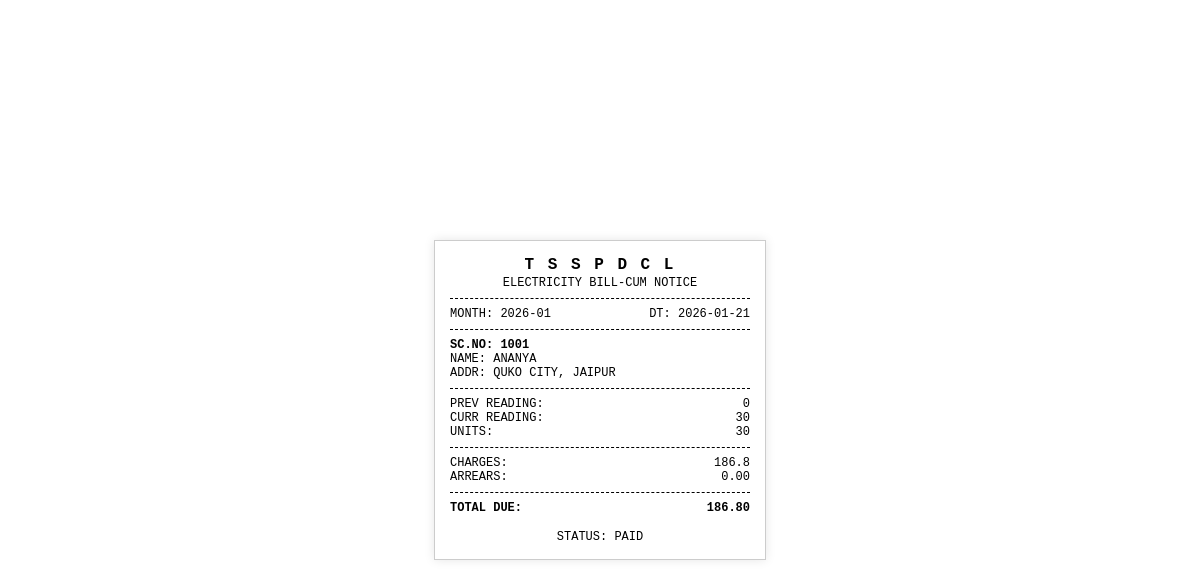
Screenshot of /receipt.php?id=6 with the database file from the repository.
### tables this page shows
CREATE TABLE `bills` (
  `id` int NOT NULL AUTO_INCREMENT,
  `sc_no` varchar(20) DEFAULT NULL,
  `month_year` varchar(20) DEFAULT NULL,
  `reading_date` date DEFAULT NULL,
  `prev_reading` int DEFAULT NULL,
  `curr_reading` int DEFAULT NULL,
  `units_consumed` int DEFAULT NULL,
  `energy_charges` decimal(10,2) DEFAULT NULL,
  `cust_charges` decimal(10,2) DEFAULT '80.00',
  `elec_duty` decimal(10,2) DEFAULT NULL,
  `arrears` decimal(10,2) DEFAULT '0.00',
  `total_amount` decimal(10,2) DEFAULT NULL,
  `status` enum('Paid','Unpaid') DEFAULT 'Unpaid',
  PRIMARY KEY (`id`),
  KEY `sc_no` (`sc_no`)
);

CREATE TABLE `users` (
  `id` int NOT NULL AUTO_INCREMENT,
  `sc_no` varchar(20) NOT NULL,
  `password` varchar(255) NOT NULL,
  `role` enum('admin','supervisor','customer') NOT NULL,
  `usc_no` varchar(20) DEFAULT NULL,
  `full_name` varchar(100) DEFAULT NULL,
  `address` text,
  `category` varchar(50) DEFAULT NULL,
  `contracted_load` varchar(20) DEFAULT NULL,
  `meter_no` varchar(50) DEFAULT NULL,
  `ero_code` varchar(50) DEFAULT NULL,
  PRIMARY KEY (`id`),
  UNIQUE KEY `sc_no` (`sc_no`)
);

### receipt.php (the view, shortened to what this page needs)
<?php
$conn = new mysqli("localhost", "root", "", "electricity_bill_system");
$bill_id = $_GET['id'];
$bill = $conn->query("SELECT * FROM bills WHERE id='$bill_id'")->fetch_assoc();
$sc = $bill['sc_no'];
$user = $conn->query("SELECT * FROM users WHERE sc_no='$sc'")->fetch_assoc();
?>
<!DOCTYPE html>
<html>
<head>
    <link rel="stylesheet" href="style.css">
</head>
<body style="background: #fff;"> <?php if($bill): ?>
<div class="receipt">
    <div class="center">
        <h3>T S S P D C L</h3>
        <p>ELECTRICITY BILL-CUM NOTICE</p>
    </div>
    <div class="dashed"></div>
    <div class="row"><span>MONTH: <?php echo $bill['month_year']; ?></span> <span>DT: <?php echo $bill['reading_date']; ?></span></div>
    <div class="dashed"></div>
    <div class="bold">SC.NO: <?php echo $user['sc_no']; ?></div>
    <div>NAME: <?php echo $user['full_name']; ?></div>
    <div>ADDR: <?php echo $user['address']; ?></div>
    <div class="dashed"></div>
    <div class="row"><span>Prev Reading:</span> <span><?php echo $bill['prev_reading']; ?></span></div>
    <div class="row"><span>Curr Reading:</span> <span><?php echo $bill['curr_reading']; ?></span></div>
    <div class="row"><span>Units:</span> <span><?php echo $bill['units_consumed']; ?></span></div>
    <div class="dashed"></div>
    <div class="row"><span>Charges:</span> <span><?php echo $bill['energy_charges'] + $bill['cust_charges'] + $bill['elec_duty']; ?></span></div>
    <div class="row"><span>Arrears:</span> <span><?php echo $bill['arrears']; ?></span></div>
    <div class="dashed"></div>
    <div class="row bold">
        <span>TOTAL DUE:</span>
        <span><?php echo $bill['total_amount']; ?></span>
    </div>
    <div class="center" style="margin-top:15px;">
        STATUS: <?php echo $bill['status']; ?>
    </div>
</div>
<?php endif; ?>
</body>
</html>

### style.css (style rules this page uses)
body { font-family: 'Segoe UI', sans-serif; background: #f4f4f9; display: flex; justify-content: center; align-items: center; min-height: 100vh; margin: 0; }
.receipt { font-family: 'Courier New', Courier, monospace; width: 300px; background: #fff; padding: 15px; border: 1px solid #ccc; box-shadow: 0 0 10px rgba(0,0,0,0.1); text-transform: uppercase; font-size: 12px; color: #000; }
.receipt h3 { margin: 0; font-size: 16px; letter-spacing: 2px; }
.receipt p { margin: 2px 0; }
.dashed { border-bottom: 1px dashed black; margin: 8px 0; }
.row { display: flex; justify-content: space-between; }
.center { text-align: center; }
.bold { font-weight: bold; }

### rows the page displays
bills: month_year "2026-01", reading_date "2026-01-21", prev_reading "0", curr_reading "30", units_consumed "30", $bill['energy_charges'] + $bill['cust_charges'] + $bill['elec_duty'] "186.8", arrears "0.00", total_amount "186.80", status "PAID"
users: sc_no "1001", full_name "ANANYA", address "QUKO CITY, JAIPUR"
